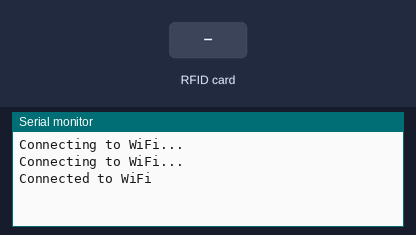
Simulated run of this sketch. Board: ESP8266 (NodeMCU). Shown: the last lines printed to the serial monitor. Wiring (inferred from the names in the program): IR receiver: data D4. The test bench sets the inputs (shaded band). WiFi joins after 1.5 s; servers stay silent unless stated; uploads are accepted with an empty reply.

Above: at 3.2 s.
3.3 s: RFID card 88 88 88 88 held to the reader
At 4.6 s:
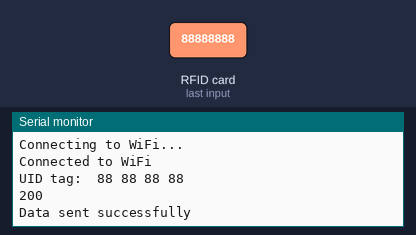
5.0 s: RFID card 5E 7A 19 C4 held to the reader
At 5.67 s:
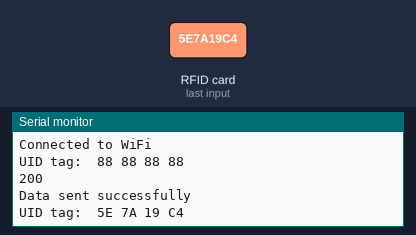

Measured:
- after the input at 3.3 s, the serial monitor: prints a new line at once (image 1)
- after the input at 5.0 s, the serial monitor: prints a new line after 0.52 s (image 2)

The sketch:

rfid_cambienhongngoai.ino
```cpp
#include <SPI.h>
#include <MFRC522.h>
#include <ESP8266WiFi.h>
#include <ESP8266HTTPClient.h>

#define SS_PIN 4  // D2
#define RST_PIN 5 // D1

const int irSensorPin = D4;

MFRC522 mfrc522(SS_PIN, RST_PIN);
WiFiClient client;
HTTPClient http;

const char* serverURL = "http://192.168.1.59";  // Thay thế bằng URL của máy chủ của bạn

void setup() {
  Serial.begin(9600);
  pinMode(irSensorPin, INPUT);
  SPI.begin();
  mfrc522.PCD_Init();

  WiFi.begin("LUCKY CAT 5G", "88888888");  // Thay thế bằng SSID và mật khẩu của mạng WiFi của bạn

  while (WiFi.status() != WL_CONNECTED) {
    delay(1000);
    Serial.println("Connecting to WiFi...");
  }

  Serial.println("Connected to WiFi");
}

void loop() {
  int irValue = digitalRead(irSensorPin);

  if (!mfrc522.PICC_IsNewCardPresent()) {
    return;
  }

  if (!mfrc522.PICC_ReadCardSerial()) {
    return;
  }

  Serial.println();
  Serial.print("UID tag: ");
  String content = "";
  for (byte i = 0; i < mfrc522.uid.size; i++) {
    Serial.print(mfrc522.uid.uidByte[i] < 0x10 ? " 0" : " ");
    Serial.print(mfrc522.uid.uidByte[i], HEX);
    content.concat(String(mfrc522.uid.uidByte[i] < 0x10 ? " 0" : " "));
    content.concat(String(mfrc522.uid.uidByte[i], HEX));
  }

  content.toUpperCase();
  Serial.println();

  // Gửi dữ liệu lên máy chủ
  if (sendDataToServer(irValue,content)) {
    Serial.println("Data sent successfully");
  } else {
    Serial.println("Failed to send data");
  }

  delay(2000);  // Chờ 2 giây trước khi quét thẻ tiếp theo
}

bool sendDataToServer(int irValue, String data) {
  // Tạo URL POST request
  String url = serverURL;
  url += "/process_post";  // Thay thế bằng đường dẫn API của bạn

  // Đặt nội dung dữ liệu trong yêu cầu HTTP POST
  http.begin(client, url);
  http.addHeader("Content - Type", "application / x - www - form - urlencoded");

  // Gửi dữ liệu
  int httpResponseCode = http.POST("uuid=" + data + "irValue"+ String(irValue));  // Thay thế "data" bằng tên tham số trong yêu cầu POST của bạn
  Serial.println(httpResponseCode);
  // Đóng kết nối và trả về kết quả
  http.end();

  if (httpResponseCode == HTTP_CODE_OK) {
    return true;
  } else {
    Serial.print("HTTP POST failed, error code: ");
    Serial.println(httpResponseCode);
    return false;
  }
}
```
